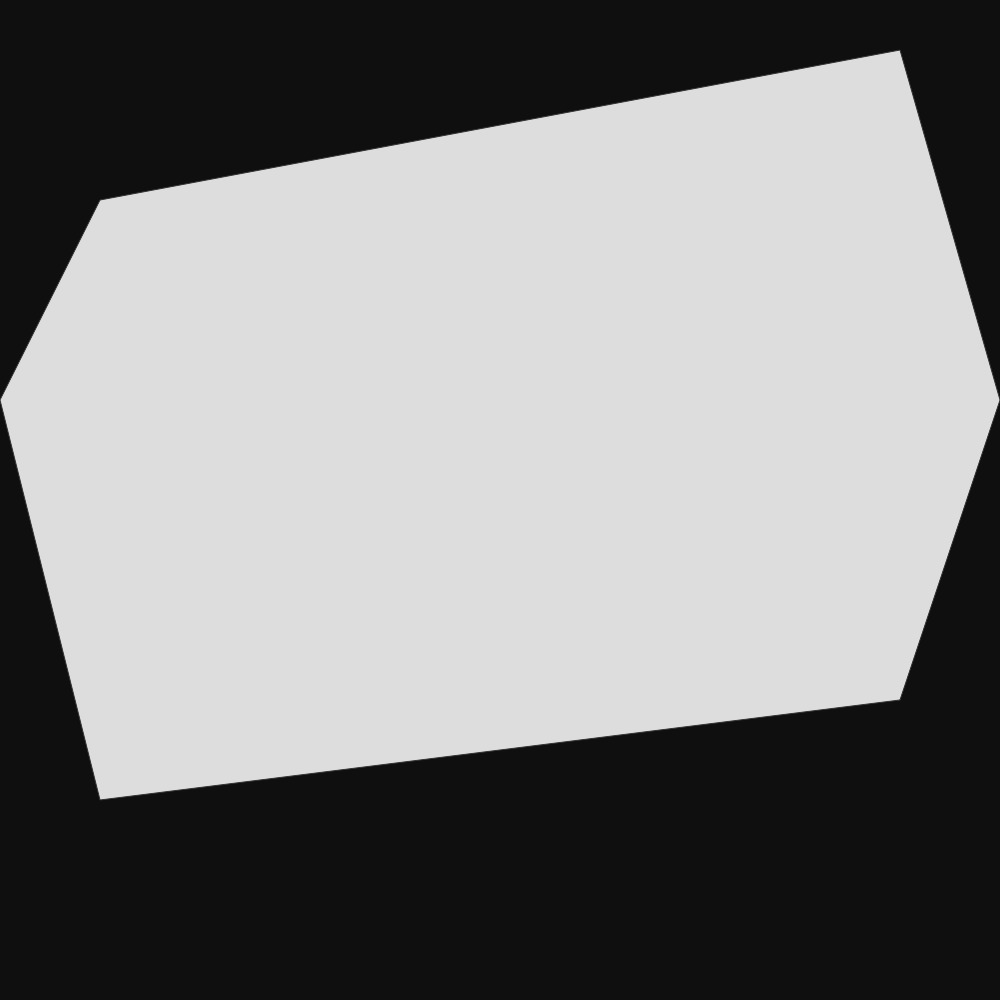
Frame 1 (no input)
Frame 60 (no input): identical to frame 1, image omitted
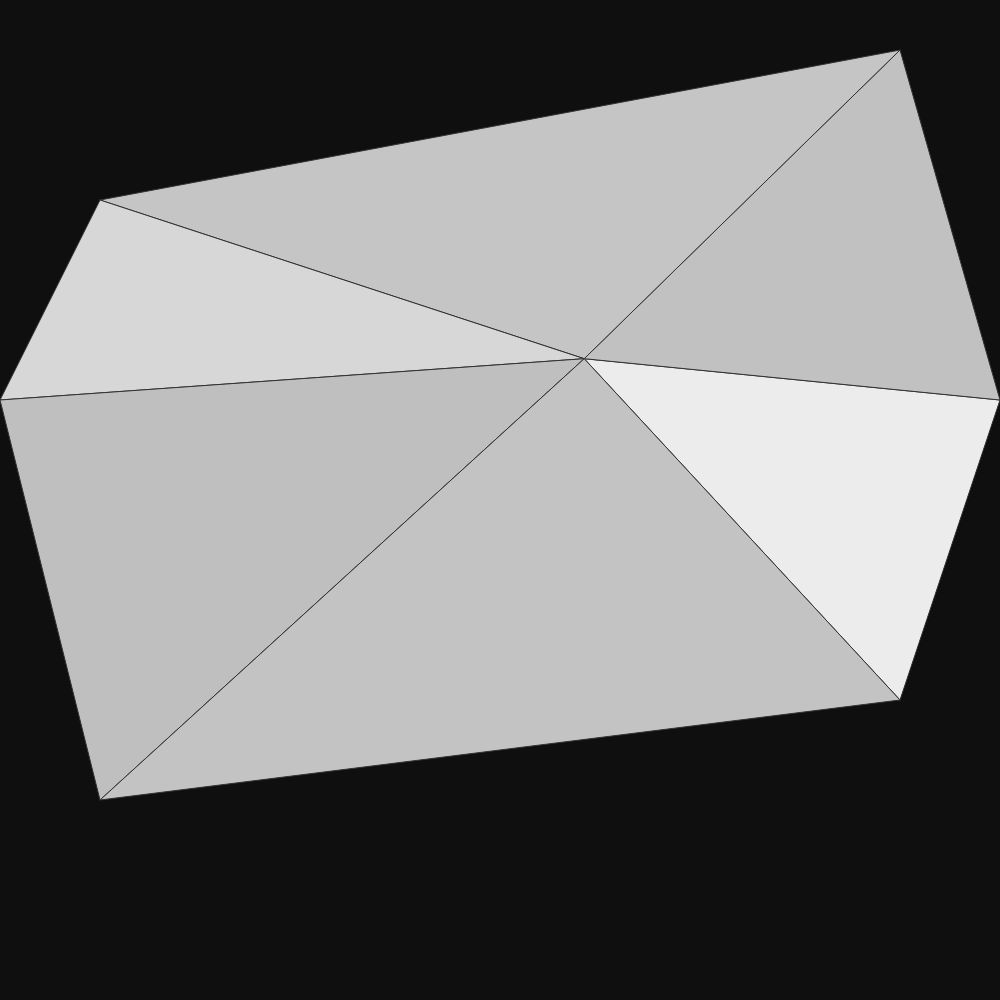
Frame 120 (the mouse pressed at the canvas centre since frame 60)

The p5.js sketch that drew these frames (run headless with seeded random() and noise() and a simulated clock; from frame 60 on, the mouse is pressed at the canvas centre):

// p5.js sketch
// ── sketch.js
let start;
let polygons = [];
let allPolygons = [];
let iterations = 0;
const MAX_ITERATIONS = 10;

let centers = [];

class Point {
    constructor(x, y, triangle) {
        this.x = x;
        this.y = y;
        this.rand = Math.random();
        if(triangle) this.triangle = triangle;
    }

    move() {
        this.x += 2*(Math.random() - 0.5);
        this.y += 2*(Math.random() - 0.5);
    }

    rotate(angle) {
        let ca = cos(angle);
        let sa = sin(angle);
        let rotx = ca*this.x - sa*this.y;
        let roty = sa*this.x + ca*this.y;
        return new Point(rotx, roty);
    }
}

class Polygon {
    constructor(points) {
        this.p = points;
        // grayscale
        this.color = 240 - ~~(Math.random() * 50);

        // dope colors
        // this.color = color(~~(Math.random()*200) + 25, ~~(Math.random()*200) + 25, ~~(Math.random()*200) + 25);
    }

    pointInPolygon(randomness) {
        let x = 0;
        let y = 0;

        let weights = [];
        for (let i = 0; i < this.p.length; i++) {
            weights.push(Math.random());
        }
        let randWeightSum = weights.reduce((sum, w) => sum + w, 0);
        for (let i = 0; i < this.p.length; i++) {
            weights[i] /= randWeightSum;
        }

        this.p.forEach((p, i) => {
            x += (1/this.p.length*(1-randomness) + weights[i]*randomness)*p.x;
            y += (1/this.p.length*(1-randomness) + weights[i]*randomness)*p.y;
        });

        
        let center_point = new Point(x, y);

        centers.push(center_point);

        return center_point;
        // let a, b, c;
        // do {
        //     a = Math.random();
        //     b = Math.random();
        // } while (a + b >= 1);

        // a = 1/3 + randomness*(a-1/3);
        // b = 1/3 + randomness*(b-1/3);

        // c = 1 - a - b;

        // let center_point = new Point (a*this.p[0].x+b*this.p[1].x+c*this.p[2].x, a*this.p[0].y+b*this.p[1].y+c*this.p[2].y, this);

        // centers.push(center_point);

        // return center_point;
    }

    draw() {
        fill(this.color);
        strokeWeight(1);
        stroke(50, 50, 50);
        beginShape();
        this.p.forEach(p => {
            vertex(p.x, p.y);
        });
        endShape(CLOSE);
    }
}

function mousePressed() {
    subdivide();
}

function subdivide() {
    iterations++;
    if(iterations > MAX_ITERATIONS) return;
    let subPolygons = [];
    polygons.forEach(poly => {
        if(Math.random() > 0) {
            let crackCenter = poly.pointInPolygon(1);
            for (let i = 0; i < poly.p.length - 1; i++) {
                subPolygons.push(new Polygon([poly.p[i], poly.p[i + 1], crackCenter]));
            }
            subPolygons.push(new Polygon([poly.p[poly.p.length - 1], poly.p[0], crackCenter]));
            subPolygons.forEach(subPoly => allPolygons.push(subPoly));
        } else {
            subPolygons.push(poly);
        }
    });
    polygons = subPolygons;
}

function create() {
    start = new Polygon([
        new Point(400, 300),
        new Point(500, 0),
        new Point(400, -350),
        new Point(-400, -200),
        new Point(-500, 0),
        new Point(-400, 400)]);
    polygons.push(start);
    allPolygons.push(start);
}

function setup() {
    createCanvas(1000, 1000);
    smooth(16);
    create();
}

function draw() {
    background(15);
    translate(width/2, height/2 - 100);
    
    // dope animations
    // centers.forEach(pt => pt.move());

    polygons.forEach(poly => poly.draw());
}
